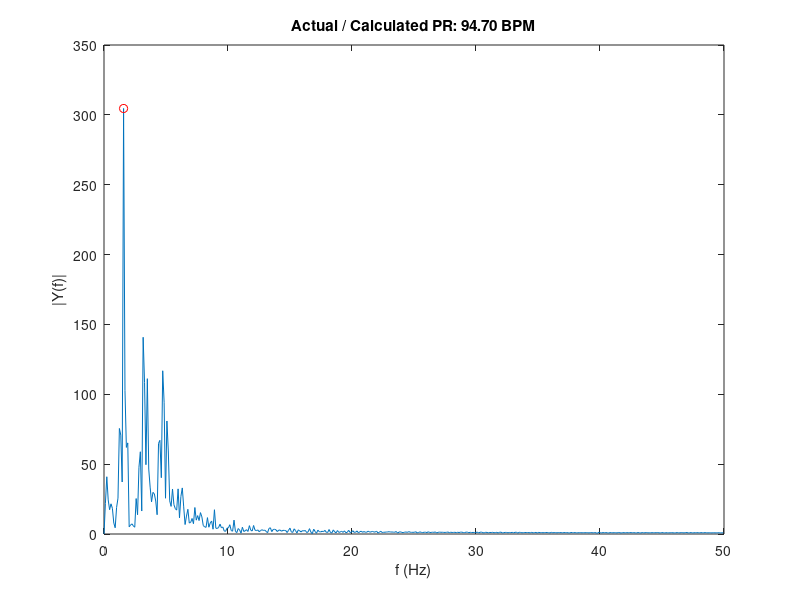

MATLAB code to generate this figure:
load('ppg.mat');
y = ppg;
L = length(y);
fs = 100;

Y = abs(fft(y)/L);
Y = Y(1:L/2+1);
f = fs*(0:floor((L/2)))/L;

Y(1) = 0;
[~, pr_i] = max(Y);
pr_calc = f(pr_i);

plot(f, Y)
hold on
plot(f(pr_i), Y(pr_i), 'or')
xlabel('f (Hz)')
ylabel('|Y(f)|')
title(sprintf("Actual / Calculated PR: %.2f BPM", pr_calc * 60))